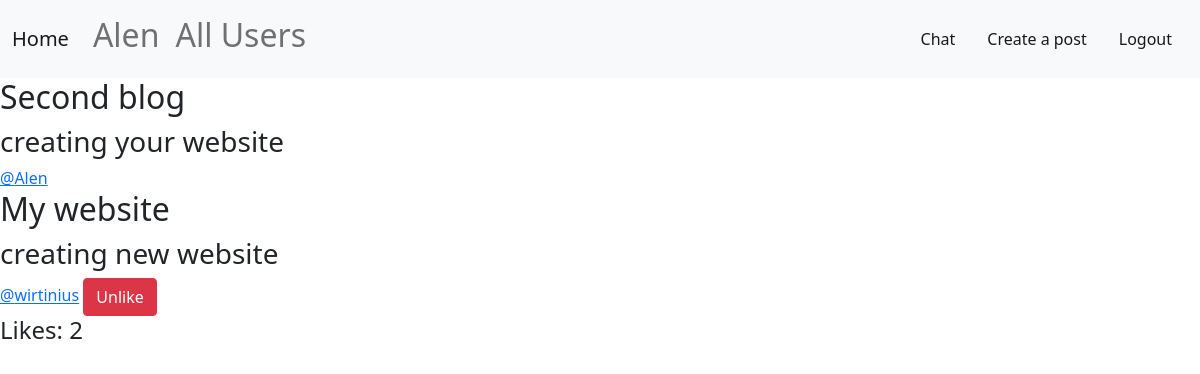
Screenshot of / (signed in) with the database file from the repository.
### SocialMedia/models.py (models this page shows, shortened)
class User(AbstractUser):
    first_name = models.CharField(max_length=30)
    second_name = models.CharField(max_length=30)
    bio_info = models.TextField(null=True, blank=True)
    follower = models.ManyToManyField('self', symmetrical=False, related_name='user_follower', null=True)
    following = models.ManyToManyField('self', symmetrical=False, related_name='user_following', null=True)
    def __str__(self):
        return self.username

class Post(models.Model):
    user = models.ForeignKey(User, on_delete=models.CASCADE)
    post_name = models.CharField(max_length=30)
    post_description = models.TextField()

### SocialMedia/views.py (the view)
# urls.py: path("", home, name="home"),
def home(request):
    user = request.user
    posts = Post.objects.all()
    context = {
        'posts': posts,
    }
    if user.is_authenticated:
        posts = Post.objects.all()
        followings = user.following.all()
        context = {
            'posts': posts,
            'followings': followings,
                   }
    return render(request, "SocialMedia/home.html", context=context)

### SocialMedia/templates/SocialMedia/home.html (shortened to what this page needs)
{% extends 'SocialMedia/base.html' %}
{% block content %}
{% for post in request.user.post_set.all %}
    <h2>{{post.post_name}}</h2>
    <h3>{{post.post_description}}</h3>
    <a href="{% url 'user-post' post.user.id %}">@{{post.user}}</a>
{% endfor %}
{% if user.is_authenticated %}
    {% for following in followings %}
        {% for post in following.post_set.all %}
            <h2>{{post.post_name}}</h2>
            <h3>{{post.post_description}}</h3>
            <a href="{% url 'user-post' post.user.id %}">@{{post.user}}</a>
            {% if not user.user_reaction.exists %}
                <button type="button" class="btn btn-info" onclick="window.location.href='{% url 'like' post.id %}'" >Like</button>
            {% else %}
                <button type="button" class="btn btn-danger" onclick="window.location.href='{% url 'unlike' post.id %}'" >Unlike</button>
            {% endif %}
            <h4>Likes: {{post.post_reaction.count}}</h4>
        {% endfor %}
    {% endfor %}
{% else %}
    {% for post in posts %}
            <h2>{{post.post_name}}</h2>
            <h3>{{post.post_description}}</h3>
            <a href="{% url 'user-post' post.user.id %}">@{{post.user}}</a>
        {% endfor %}
{% endif %}
{% endblock %}

### SocialMedia/templates/SocialMedia/includes/navbar.html (shortened to what this page needs)
<nav class="navbar navbar-expand-lg navbar-light bg-light">
    <div class="container-fluid">
      <a class="navbar-brand" href="{% url 'home' %}">Home</a>
      <div class="collapse navbar-collapse" id="navbarText">
        <ul class="navbar-nav me-auto mb-2 mb-lg-0">
            {% if user.is_authenticated %}
                <li class="nav-item active">
                    <a class="nav-link" href="{% url 'user-post' user.id %}"><h2>{{user.username}}</h2></a>
                </li>
            {% endif %}
            <li class="nav-item active">
                <a class="nav-link" href="{% url 'all-users' %}"><h2>All Users</h2></a>
            </li>
        </ul>
        <span class="navbar-text">
            <a href="#" class="nav-link">Chat</a>
        </span>
        {% if user.is_authenticated %}
            <span class="navbar-text">
                <a href="{% url 'post-form' %}" class="nav-link">Create a post</a>
            </span>
            <span class="navbar-text">
                <a href="{% url 'logout' %}" class="nav-link">Logout</a>
            </span>
        {% endif %}
      </div>
    </div>
  </nav>

### rows the page displays
User: username "Alen"
Post: post_name "Second blog", post_description "creating your website", user "Alen"
Post: post_name "My website", post_description "creating new website", user "wirtinius", post_reaction.count "2"
